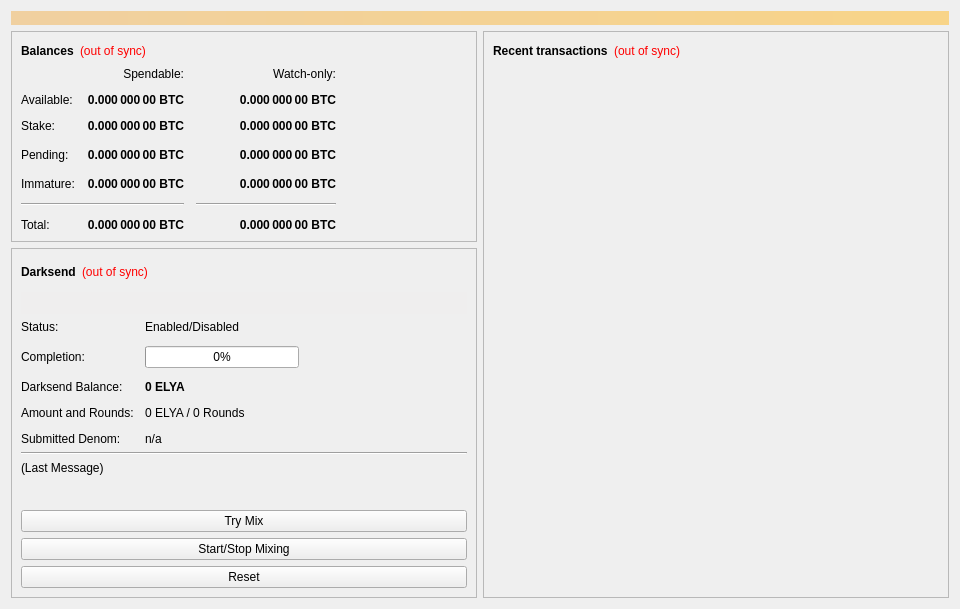
<?xml version="1.0" encoding="UTF-8"?>
<ui version="4.0">
 <class>OverviewPage</class>
 <widget class="QWidget" name="OverviewPage">
  <property name="geometry">
   <rect>
    <x>0</x>
    <y>0</y>
    <width>960</width>
    <height>594</height>
   </rect>
  </property>
  <property name="minimumSize">
   <size>
    <width>960</width>
    <height>0</height>
   </size>
  </property>
  <property name="windowTitle">
   <string>Form</string>
  </property>
  <layout class="QVBoxLayout" name="topLayout">
   <item>
    <widget class="QLabel" name="labelAlerts">
     <property name="visible">
      <bool>false</bool>
     </property>
     <property name="styleSheet">
      <string notr="true">background-color: qlineargradient(x1: 0, y1: 0, x2: 1, y2: 0, stop:0 #F0D0A0, stop:1 #F8D488); color:#000000;</string>
     </property>
     <property name="wordWrap">
      <bool>true</bool>
     </property>
     <property name="margin">
      <number>3</number>
     </property>
    </widget>
   </item>
   <item>
    <layout class="QHBoxLayout" name="horizontalLayout" stretch="1,1">
     <item>
      <layout class="QVBoxLayout" name="verticalLayout_2">
       <item>
        <widget class="QFrame" name="frame">
         <property name="frameShape">
          <enum>QFrame::StyledPanel</enum>
         </property>
         <property name="frameShadow">
          <enum>QFrame::Raised</enum>
         </property>
         <layout class="QVBoxLayout" name="verticalLayout_4">
          <item>
           <layout class="QHBoxLayout" name="horizontalLayout_4">
            <item>
             <widget class="QLabel" name="label_5">
              <property name="font">
               <font>
                <weight>75</weight>
                <bold>true</bold>
               </font>
              </property>
              <property name="text">
               <string>Balances</string>
              </property>
             </widget>
            </item>
            <item>
             <widget class="QLabel" name="labelWalletStatus">
              <property name="cursor">
               <cursorShape>WhatsThisCursor</cursorShape>
              </property>
              <property name="toolTip">
               <string>The displayed information may be out of date. Your wallet automatically synchronizes with the ElyaCoinV2 network after a connection is established, but this process has not completed yet.</string>
              </property>
              <property name="styleSheet">
               <string notr="true">QLabel { color: red; }</string>
              </property>
              <property name="text">
               <string notr="true">(out of sync)</string>
              </property>
              <property name="alignment">
               <set>Qt::AlignLeading|Qt::AlignLeft|Qt::AlignVCenter</set>
              </property>
             </widget>
            </item>
            <item>
             <spacer name="horizontalSpacer_3">
              <property name="orientation">
               <enum>Qt::Horizontal</enum>
              </property>
              <property name="sizeHint" stdset="0">
               <size>
                <width>40</width>
                <height>20</height>
               </size>
              </property>
             </spacer>
            </item>
           </layout>
          </item>
          <item>
           <layout class="QGridLayout" name="gridLayout">
            <property name="spacing">
             <number>12</number>
            </property>
            <item row="3" column="2">
             <widget class="QLabel" name="labelWatchPending">
              <property name="font">
               <font>
                <weight>75</weight>
                <bold>true</bold>
               </font>
              </property>
              <property name="cursor">
               <cursorShape>IBeamCursor</cursorShape>
              </property>
              <property name="toolTip">
               <string>Unconfirmed transactions to watch-only addresses</string>
              </property>
              <property name="text">
               <string notr="true">0.000 000 00 BTC</string>
              </property>
              <property name="alignment">
               <set>Qt::AlignRight|Qt::AlignTrailing|Qt::AlignVCenter</set>
              </property>
              <property name="textInteractionFlags">
               <set>Qt::LinksAccessibleByMouse|Qt::TextSelectableByKeyboard|Qt::TextSelectableByMouse</set>
              </property>
             </widget>
            </item>
            <item row="3" column="1">
             <widget class="QLabel" name="labelUnconfirmed">
              <property name="font">
               <font>
                <weight>75</weight>
                <bold>true</bold>
               </font>
              </property>
              <property name="cursor">
               <cursorShape>IBeamCursor</cursorShape>
              </property>
              <property name="toolTip">
               <string>Total of transactions that have yet to be confirmed, and do not yet count toward the spendable balance</string>
              </property>
              <property name="text">
               <string notr="true">0.000 000 00 BTC</string>
              </property>
              <property name="alignment">
               <set>Qt::AlignRight|Qt::AlignTrailing|Qt::AlignVCenter</set>
              </property>
              <property name="textInteractionFlags">
               <set>Qt::LinksAccessibleByMouse|Qt::TextSelectableByKeyboard|Qt::TextSelectableByMouse</set>
              </property>
             </widget>
            </item>
            <item row="4" column="2">
             <widget class="QLabel" name="labelWatchImmature">
              <property name="font">
               <font>
                <weight>75</weight>
                <bold>true</bold>
               </font>
              </property>
              <property name="cursor">
               <cursorShape>IBeamCursor</cursorShape>
              </property>
              <property name="toolTip">
               <string>Mined balance in watch-only addresses that has not yet matured</string>
              </property>
              <property name="text">
               <string notr="true">0.000 000 00 BTC</string>
              </property>
              <property name="alignment">
               <set>Qt::AlignRight|Qt::AlignTrailing|Qt::AlignVCenter</set>
              </property>
              <property name="textInteractionFlags">
               <set>Qt::LinksAccessibleByMouse|Qt::TextSelectableByKeyboard|Qt::TextSelectableByMouse</set>
              </property>
             </widget>
            </item>
            <item row="5" column="0" colspan="2">
             <widget class="Line" name="lineSpendableBalance">
              <property name="orientation">
               <enum>Qt::Horizontal</enum>
              </property>
             </widget>
            </item>
            <item row="5" column="2">
             <widget class="Line" name="lineWatchBalance">
              <property name="sizePolicy">
               <sizepolicy hsizetype="Preferred" vsizetype="Fixed">
                <horstretch>0</horstretch>
                <verstretch>0</verstretch>
               </sizepolicy>
              </property>
              <property name="minimumSize">
               <size>
                <width>140</width>
                <height>0</height>
               </size>
              </property>
              <property name="orientation">
               <enum>Qt::Horizontal</enum>
              </property>
             </widget>
            </item>
            <item row="6" column="0">
             <widget class="QLabel" name="labelTotalText">
              <property name="text">
               <string>Total:</string>
              </property>
             </widget>
            </item>
            <item row="4" column="1">
             <widget class="QLabel" name="labelImmature">
              <property name="font">
               <font>
                <weight>75</weight>
                <bold>true</bold>
               </font>
              </property>
              <property name="cursor">
               <cursorShape>IBeamCursor</cursorShape>
              </property>
              <property name="toolTip">
               <string>Mined balance that has not yet matured</string>
              </property>
              <property name="text">
               <string notr="true">0.000 000 00 BTC</string>
              </property>
              <property name="alignment">
               <set>Qt::AlignRight|Qt::AlignTrailing|Qt::AlignVCenter</set>
              </property>
              <property name="textInteractionFlags">
               <set>Qt::LinksAccessibleByMouse|Qt::TextSelectableByKeyboard|Qt::TextSelectableByMouse</set>
              </property>
             </widget>
            </item>
            <item row="3" column="3">
             <spacer name="horizontalSpacer_2">
              <property name="orientation">
               <enum>Qt::Horizontal</enum>
              </property>
              <property name="sizeHint" stdset="0">
               <size>
                <width>40</width>
                <height>20</height>
               </size>
              </property>
             </spacer>
            </item>
            <item row="4" column="0">
             <widget class="QLabel" name="labelImmatureText">
              <property name="text">
               <string>Immature:</string>
              </property>
             </widget>
            </item>
            <item row="6" column="1">
             <widget class="QLabel" name="labelTotal">
              <property name="font">
               <font>
                <weight>75</weight>
                <bold>true</bold>
               </font>
              </property>
              <property name="cursor">
               <cursorShape>IBeamCursor</cursorShape>
              </property>
              <property name="toolTip">
               <string>Your current total balance</string>
              </property>
              <property name="text">
               <string notr="true">0.000 000 00 BTC</string>
              </property>
              <property name="alignment">
               <set>Qt::AlignRight|Qt::AlignTrailing|Qt::AlignVCenter</set>
              </property>
              <property name="textInteractionFlags">
               <set>Qt::LinksAccessibleByMouse|Qt::TextSelectableByKeyboard|Qt::TextSelectableByMouse</set>
              </property>
             </widget>
            </item>
            <item row="6" column="2">
             <widget class="QLabel" name="labelWatchTotal">
              <property name="font">
               <font>
                <weight>75</weight>
                <bold>true</bold>
               </font>
              </property>
              <property name="cursor">
               <cursorShape>IBeamCursor</cursorShape>
              </property>
              <property name="toolTip">
               <string>Current total balance in watch-only addresses</string>
              </property>
              <property name="text">
               <string notr="true">0.000 000 00 BTC</string>
              </property>
              <property name="alignment">
               <set>Qt::AlignRight|Qt::AlignTrailing|Qt::AlignVCenter</set>
              </property>
              <property name="textInteractionFlags">
               <set>Qt::LinksAccessibleByMouse|Qt::TextSelectableByKeyboard|Qt::TextSelectableByMouse</set>
              </property>
             </widget>
            </item>
            <item row="0" column="2">
             <widget class="QLabel" name="labelWatchonly">
              <property name="text">
               <string>Watch-only:</string>
              </property>
              <property name="alignment">
               <set>Qt::AlignRight|Qt::AlignTrailing|Qt::AlignVCenter</set>
              </property>
             </widget>
            </item>
            <item row="1" column="0">
             <widget class="QLabel" name="labelBalanceText">
              <property name="text">
               <string>Available:</string>
              </property>
             </widget>
            </item>
            <item row="1" column="1">
             <widget class="QLabel" name="labelBalance">
              <property name="font">
               <font>
                <weight>75</weight>
                <bold>true</bold>
               </font>
              </property>
              <property name="cursor">
               <cursorShape>IBeamCursor</cursorShape>
              </property>
              <property name="toolTip">
               <string>Your current spendable balance</string>
              </property>
              <property name="text">
               <string notr="true">0.000 000 00 BTC</string>
              </property>
              <property name="alignment">
               <set>Qt::AlignRight|Qt::AlignTrailing|Qt::AlignVCenter</set>
              </property>
              <property name="textInteractionFlags">
               <set>Qt::LinksAccessibleByMouse|Qt::TextSelectableByKeyboard|Qt::TextSelectableByMouse</set>
              </property>
             </widget>
            </item>
            <item row="2" column="0">
             <widget class="QLabel" name="label_10">
              <property name="text">
               <string>Stake:</string>
              </property>
             </widget>
            </item>
            <item row="2" column="1">
             <widget class="QLabel" name="labelStake">
              <property name="font">
               <font>
                <weight>75</weight>
                <bold>true</bold>
               </font>
              </property>
              <property name="cursor">
               <cursorShape>IBeamCursor</cursorShape>
              </property>
              <property name="toolTip">
               <string>Total of coins that was staked, and do not yet count toward the current balance</string>
              </property>
              <property name="text">
               <string notr="true">0.000 000 00 BTC</string>
              </property>
              <property name="alignment">
               <set>Qt::AlignRight|Qt::AlignTrailing|Qt::AlignVCenter</set>
              </property>
              <property name="textInteractionFlags">
               <set>Qt::LinksAccessibleByMouse|Qt::TextSelectableByKeyboard|Qt::TextSelectableByMouse</set>
              </property>
             </widget>
            </item>
            <item row="2" column="2">
             <widget class="QLabel" name="labelWatchStake">
              <property name="font">
               <font>
                <weight>75</weight>
                <bold>true</bold>
               </font>
              </property>
              <property name="cursor">
               <cursorShape>IBeamCursor</cursorShape>
              </property>
              <property name="toolTip">
               <string>Total of coins that was staked in watch-only addresses, and do not yet count toward the current watch-only balance</string>
              </property>
              <property name="text">
               <string notr="true">0.000 000 00 BTC</string>
              </property>
              <property name="alignment">
               <set>Qt::AlignRight|Qt::AlignTrailing|Qt::AlignVCenter</set>
              </property>
              <property name="textInteractionFlags">
               <set>Qt::LinksAccessibleByMouse|Qt::TextSelectableByKeyboard|Qt::TextSelectableByMouse</set>
              </property>
             </widget>
            </item>
            <item row="1" column="2">
             <widget class="QLabel" name="labelWatchAvailable">
              <property name="font">
               <font>
                <weight>75</weight>
                <bold>true</bold>
               </font>
              </property>
              <property name="cursor">
               <cursorShape>IBeamCursor</cursorShape>
              </property>
              <property name="toolTip">
               <string>Your current balance in watch-only addresses</string>
              </property>
              <property name="text">
               <string notr="true">0.000 000 00 BTC</string>
              </property>
              <property name="alignment">
               <set>Qt::AlignRight|Qt::AlignTrailing|Qt::AlignVCenter</set>
              </property>
              <property name="textInteractionFlags">
               <set>Qt::LinksAccessibleByMouse|Qt::TextSelectableByKeyboard|Qt::TextSelectableByMouse</set>
              </property>
             </widget>
            </item>
            <item row="3" column="0">
             <widget class="QLabel" name="labelPendingText">
              <property name="text">
               <string>Pending:</string>
              </property>
             </widget>
            </item>
            <item row="0" column="1">
             <widget class="QLabel" name="labelSpendable">
              <property name="text">
               <string>Spendable:</string>
              </property>
              <property name="alignment">
               <set>Qt::AlignRight|Qt::AlignTrailing|Qt::AlignVCenter</set>
              </property>
             </widget>
            </item>
           </layout>
          </item>
         </layout>
        </widget>
       </item>
       <item>
        <widget class="QFrame" name="frameDarksend">
         <property name="sizePolicy">
          <sizepolicy hsizetype="Expanding" vsizetype="Expanding">
           <horstretch>0</horstretch>
           <verstretch>0</verstretch>
          </sizepolicy>
         </property>
         <property name="minimumSize">
          <size>
           <width>0</width>
           <height>350</height>
          </size>
         </property>
         <property name="layoutDirection">
          <enum>Qt::LeftToRight</enum>
         </property>
         <property name="frameShape">
          <enum>QFrame::StyledPanel</enum>
         </property>
         <property name="frameShadow">
          <enum>QFrame::Raised</enum>
         </property>
         <layout class="QVBoxLayout" name="verticalLayout_5">
          <item>
           <layout class="QHBoxLayout" name="horizontalLayout_5">
            <item>
             <widget class="QLabel" name="label_2">
              <property name="font">
               <font>
                <weight>75</weight>
                <bold>true</bold>
               </font>
              </property>
              <property name="text">
               <string>Darksend</string>
              </property>
             </widget>
            </item>
            <item>
             <widget class="QLabel" name="labelDarksendSyncStatus">
              <property name="toolTip">
               <string>The displayed information may be out of date. Your wallet automatically synchronizes with the ElyaCoinV2 network after a connection is established, but this process has not completed yet.</string>
              </property>
              <property name="styleSheet">
               <string notr="true">QLabel { color: red; }</string>
              </property>
              <property name="text">
               <string notr="true">(out of sync)</string>
              </property>
              <property name="alignment">
               <set>Qt::AlignLeading|Qt::AlignLeft|Qt::AlignVCenter</set>
              </property>
             </widget>
            </item>
            <item>
             <spacer name="horizontalSpacer_4">
              <property name="orientation">
               <enum>Qt::Horizontal</enum>
              </property>
              <property name="sizeHint" stdset="0">
               <size>
                <width>40</width>
                <height>20</height>
               </size>
              </property>
             </spacer>
            </item>
           </layout>
          </item>
          <item>
           <widget class="QPushButton" name="runAutoDenom">
            <property name="palette">
             <palette>
              <active>
               <colorrole role="WindowText">
                <brush brushstyle="SolidPattern">
                 <color alpha="255">
                  <red>0</red>
                  <green>0</green>
                  <blue>0</blue>
                 </color>
                </brush>
               </colorrole>
               <colorrole role="Button">
                <brush brushstyle="SolidPattern">
                 <color alpha="255">
                  <red>239</red>
                  <green>238</green>
                  <blue>238</blue>
                 </color>
                </brush>
               </colorrole>
               <colorrole role="Light">
                <brush brushstyle="SolidPattern">
                 <color alpha="255">
                  <red>255</red>
                  <green>255</green>
                  <blue>255</blue>
                 </color>
                </brush>
               </colorrole>
               <colorrole role="Midlight">
                <brush brushstyle="SolidPattern">
                 <color alpha="255">
                  <red>247</red>
                  <green>246</green>
                  <blue>246</blue>
                 </color>
                </brush>
               </colorrole>
               <colorrole role="Dark">
                <brush brushstyle="SolidPattern">
                 <color alpha="255">
                  <red>119</red>
                  <green>119</green>
                  <blue>119</blue>
                 </color>
                </brush>
               </colorrole>
               <colorrole role="Mid">
                <brush brushstyle="SolidPattern">
                 <color alpha="255">
                  <red>159</red>
                  <green>159</green>
                  <blue>159</blue>
                 </color>
                </brush>
               </colorrole>
               <colorrole role="Text">
                <brush brushstyle="SolidPattern">
                 <color alpha="255">
                  <red>0</red>
                  <green>0</green>
                  <blue>0</blue>
                 </color>
                </brush>
               </colorrole>
               <colorrole role="BrightText">
                <brush brushstyle="SolidPattern">
                 <color alpha="255">
                  <red>255</red>
                  <green>255</green>
                  <blue>255</blue>
                 </color>
                </brush>
               </colorrole>
               <colorrole role="ButtonText">
                <brush brushstyle="SolidPattern">
                 <color alpha="255">
                  <red>0</red>
                  <green>0</green>
                  <blue>0</blue>
                 </color>
                </brush>
               </colorrole>
               <colorrole role="Base">
                <brush brushstyle="SolidPattern">
                 <color alpha="255">
                  <red>255</red>
                  <green>255</green>
                  <blue>255</blue>
                 </color>
                </brush>
               </colorrole>
               <colorrole role="Window">
                <brush brushstyle="SolidPattern">
                 <color alpha="255">
                  <red>239</red>
                  <green>238</green>
                  <blue>238</blue>
                 </color>
                </brush>
               </colorrole>
               <colorrole role="Shadow">
                <brush brushstyle="SolidPattern">
                 <color alpha="255">
                  <red>0</red>
                  <green>0</green>
                  <blue>0</blue>
                 </color>
                </brush>
               </colorrole>
               <colorrole role="AlternateBase">
                <brush brushstyle="SolidPattern">
                 <color alpha="255">
                  <red>247</red>
                  <green>246</green>
                  <blue>246</blue>
                 </color>
                </brush>
               </colorrole>
               <colorrole role="ToolTipBase">
                <brush brushstyle="SolidPattern">
                 <color alpha="255">
                  <red>255</red>
                  <green>255</green>
                  <blue>220</blue>
                 </color>
                </brush>
               </colorrole>
               <colorrole role="ToolTipText">
                <brush brushstyle="SolidPattern">
                 <color alpha="255">
                  <red>0</red>
                  <green>0</green>
                  <blue>0</blue>
                 </color>
                </brush>
               </colorrole>
              </active>
              <inactive>
               <colorrole role="WindowText">
                <brush brushstyle="SolidPattern">
                 <color alpha="255">
                  <red>0</red>
                  <green>0</green>
                  <blue>0</blue>
                 </color>
                </brush>
               </colorrole>
               <colorrole role="Button">
                <brush brushstyle="SolidPattern">
                 <color alpha="255">
                  <red>239</red>
                  <green>238</green>
                  <blue>238</blue>
                 </color>
                </brush>
               </colorrole>
               <colorrole role="Light">
                <brush brushstyle="SolidPattern">
                 <color alpha="255">
                  <red>255</red>
                  <green>255</green>
                  <blue>255</blue>
                 </color>
                </brush>
               </colorrole>
               <colorrole role="Midlight">
                <brush brushstyle="SolidPattern">
                 <color alpha="255">
                  <red>247</red>
                  <green>246</green>
                  <blue>246</blue>
                 </color>
                </brush>
               </colorrole>
               <colorrole role="Dark">
                <brush brushstyle="SolidPattern">
                 <color alpha="255">
                  <red>119</red>
                  <green>119</green>
                  <blue>119</blue>
                 </color>
                </brush>
               </colorrole>
               <colorrole role="Mid">
                <brush brushstyle="SolidPattern">
                 <color alpha="255">
                  <red>159</red>
                  <green>159</green>
                  <blue>159</blue>
                 </color>
                </brush>
               </colorrole>
               <colorrole role="Text">
                <brush brushstyle="SolidPattern">
                 <color alpha="255">
                  <red>0</red>
                  <green>0</green>
                  <blue>0</blue>
                 </color>
                </brush>
               </colorrole>
               <colorrole role="BrightText">
                <brush brushstyle="SolidPattern">
                 <color alpha="255">
                  <red>255</red>
                  <green>255</green>
                  <blue>255</blue>
                 </color>
                </brush>
               </colorrole>
               <colorrole role="ButtonText">
                <brush brushstyle="SolidPattern">
                 <color alpha="255">
                  <red>0</red>
                  <green>0</green>
                  <blue>0</blue>
                 </color>
                </brush>
               </colorrole>
               <colorrole role="Base">
                <brush brushstyle="SolidPattern">
                 <color alpha="255">
                  <red>255</red>
                  <green>255</green>
                  <blue>255</blue>
                 </color>
                </brush>
               </colorrole>
               <colorrole role="Window">
                <brush brushstyle="SolidPattern">
                 <color alpha="255">
                  <red>239</red>
                  <green>238</green>
                  <blue>238</blue>
                 </color>
                </brush>
               </colorrole>
               <colorrole role="Shadow">
                <brush brushstyle="SolidPattern">
                 <color alpha="255">
                  <red>0</red>
                  <green>0</green>
                  <blue>0</blue>
                 </color>
                </brush>
               </colorrole>
               <colorrole role="AlternateBase">
                <brush brushstyle="SolidPattern">
                 <color alpha="255">
                  <red>247</red>
                  <green>246</green>
                  <blue>246</blue>
                 </color>
                </brush>
               </colorrole>
               <colorrole role="ToolTipBase">
                <brush brushstyle="SolidPattern">
                 <color alpha="255">
                  <red>255</red>
                  <green>255</green>
                  <blue>220</blue>
                 </color>
                </brush>
               </colorrole>
               <colorrole role="ToolTipText">
                <brush brushstyle="SolidPattern">
                 <color alpha="255">
                  <red>0</red>
                  <green>0</green>
                  <blue>0</blue>
                 </color>
                </brush>
               </colorrole>
              </inactive>
              <disabled>
               <colorrole role="WindowText">
                <brush brushstyle="SolidPattern">
                 <color alpha="255">
                  <red>119</red>
                  <green>119</green>
                  <blue>119</blue>
                 </color>
                </brush>
               </colorrole>
               <colorrole role="Button">
                <brush brushstyle="SolidPattern">
                 <color alpha="255">
                  <red>239</red>
                  <green>238</green>
                  <blue>238</blue>
                 </color>
                </brush>
               </colorrole>
               <colorrole role="Light">
                <brush brushstyle="SolidPattern">
                 <color alpha="255">
                  <red>255</red>
                  <green>255</green>
                  <blue>255</blue>
                 </color>
                </brush>
               </colorrole>
               <colorrole role="Midlight">
                <brush brushstyle="SolidPattern">
                 <color alpha="255">
                  <red>247</red>
                  <green>246</green>
                  <blue>246</blue>
                 </color>
                </brush>
               </colorrole>
               <colorrole role="Dark">
                <brush brushstyle="SolidPattern">
                 <color alpha="255">
                  <red>119</red>
                  <green>119</green>
                  <blue>119</blue>
                 </color>
                </brush>
               </colorrole>
               <colorrole role="Mid">
                <brush brushstyle="SolidPattern">
                 <color alpha="255">
                  <red>159</red>
                  <green>159</green>
                  <blue>159</blue>
                 </color>
                </brush>
               </colorrole>
               <colorrole role="Text">
                <brush brushstyle="SolidPattern">
                 <color alpha="255">
                  <red>119</red>
                  <green>119</green>
                  <blue>119</blue>
                 </color>
                </brush>
               </colorrole>
               <colorrole role="BrightText">
                <brush brushstyle="SolidPattern">
                 <color alpha="255">
                  <red>255</red>
                  <green>255</green>
                  <blue>255</blue>
                 </color>
                </brush>
               </colorrole>
               <colorrole role="ButtonText">
                <brush brushstyle="SolidPattern">
                 <color alpha="255">
                  <red>119</red>
                  <green>119</green>
                  <blue>119</blue>
                 </color>
                </brush>
               </colorrole>
               <colorrole role="Base">
                <brush brushstyle="SolidPattern">
                 <color alpha="255">
                  <red>239</red>
                  <green>238</green>
                  <blue>238</blue>
                 </color>
                </brush>
               </colorrole>
               <colorrole role="Window">
                <brush brushstyle="SolidPattern">
                 <color alpha="255">
                  <red>239</red>
                  <green>238</green>
                  <blue>238</blue>
                 </color>
                </brush>
               </colorrole>
               <colorrole role="Shadow">
                <brush brushstyle="SolidPattern">
                 <color alpha="255">
                  <red>0</red>
                  <green>0</green>
                  <blue>0</blue>
                 </color>
                </brush>
               </colorrole>
               <colorrole role="AlternateBase">
                <brush brushstyle="SolidPattern">
                 <color alpha="255">
                  <red>239</red>
                  <green>238</green>
                  <blue>238</blue>
                 </color>
                </brush>
               </colorrole>
               <colorrole role="ToolTipBase">
                <brush brushstyle="SolidPattern">
                 <color alpha="255">
                  <red>255</red>
                  <green>255</green>
                  <blue>220</blue>
                 </color>
                </brush>
               </colorrole>
               <colorrole role="ToolTipText">
                <brush brushstyle="SolidPattern">
                 <color alpha="255">
                  <red>0</red>
                  <green>0</green>
                  <blue>0</blue>
                 </color>
                </brush>
               </colorrole>
              </disabled>
             </palette>
            </property>
            <property name="focusPolicy">
             <enum>Qt::NoFocus</enum>
            </property>
            <property name="autoFillBackground">
             <bool>true</bool>
            </property>
            <property name="text">
             <string/>
            </property>
            <property name="flat">
             <bool>true</bool>
            </property>
           </widget>
          </item>
          <item>
           <layout class="QFormLayout" name="formLayout">
            <property name="fieldGrowthPolicy">
             <enum>QFormLayout::AllNonFixedFieldsGrow</enum>
            </property>
            <property name="horizontalSpacing">
             <number>11</number>
            </property>
            <property name="verticalSpacing">
             <number>12</number>
            </property>
            <item row="0" column="0">
             <widget class="QLabel" name="label_6">
              <property name="text">
               <string>Status:</string>
              </property>
             </widget>
            </item>
            <item row="1" column="0">
             <widget class="QLabel" name="label_7">
              <property name="text">
               <string>Completion:</string>
              </property>
             </widget>
            </item>
            <item row="1" column="1">
             <widget class="QProgressBar" name="darksendProgress">
              <property name="maximumSize">
               <size>
                <width>154</width>
                <height>16777215</height>
               </size>
              </property>
              <property name="value">
               <number>0</number>
              </property>
             </widget>
            </item>
            <item row="3" column="0">
             <widget class="QLabel" name="labelAnonymizedText">
              <property name="text">
               <string>Darksend Balance:</string>
              </property>
             </widget>
            </item>
            <item row="3" column="1">
             <widget class="QLabel" name="labelAnonymized">
              <property name="font">
               <font>
                <weight>75</weight>
                <bold>true</bold>
               </font>
              </property>
              <property name="text">
               <string notr="true">0 ELYA</string>
              </property>
             </widget>
            </item>
            <item row="4" column="0">
             <widget class="QLabel" name="label_8">
              <property name="text">
               <string>Amount and Rounds:</string>
              </property>
             </widget>
            </item>
            <item row="4" column="1">
             <widget class="QLabel" name="labelAmountRounds">
              <property name="text">
               <string>0 ELYA / 0 Rounds</string>
              </property>
             </widget>
            </item>
            <item row="5" column="0">
             <widget class="QLabel" name="label_9">
              <property name="text">
               <string>Submitted Denom:</string>
              </property>
             </widget>
            </item>
            <item row="5" column="1">
             <widget class="QLabel" name="labelSubmittedDenom">
              <property name="toolTip">
               <string>The denominations you submitted to the Masternode.&lt;br&gt;To mix, other users must submit the exact same denominations.</string>
              </property>
              <property name="text">
               <string>n/a</string>
              </property>
             </widget>
            </item>
            <item row="0" column="1">
             <widget class="QLabel" name="darksendEnabled">
              <property name="text">
               <string>Enabled/Disabled</string>
              </property>
             </widget>
            </item>
           </layout>
          </item>
          <item>
           <widget class="Line" name="lineLastMessage">
            <property name="orientation">
             <enum>Qt::Horizontal</enum>
            </property>
           </widget>
          </item>
          <item>
           <widget class="QLabel" name="darksendStatus">
            <property name="minimumSize">
             <size>
              <width>288</width>
              <height>43</height>
             </size>
            </property>
            <property name="text">
             <string>(Last Message)</string>
            </property>
            <property name="alignment">
             <set>Qt::AlignLeading|Qt::AlignLeft|Qt::AlignTop</set>
            </property>
            <property name="wordWrap">
             <bool>true</bool>
            </property>
           </widget>
          </item>
          <item>
           <widget class="QPushButton" name="darksendAuto">
            <property name="sizePolicy">
             <sizepolicy hsizetype="MinimumExpanding" vsizetype="Fixed">
              <horstretch>0</horstretch>
              <verstretch>0</verstretch>
             </sizepolicy>
            </property>
            <property name="toolTip">
             <string>Try to manually submit a Darksend request.</string>
            </property>
            <property name="text">
             <string>Try Mix</string>
            </property>
           </widget>
          </item>
          <item>
           <widget class="QPushButton" name="toggleDarksend">
            <property name="sizePolicy">
             <sizepolicy hsizetype="MinimumExpanding" vsizetype="Fixed">
              <horstretch>0</horstretch>
              <verstretch>0</verstretch>
             </sizepolicy>
            </property>
            <property name="text">
             <string>Start/Stop Mixing</string>
            </property>
           </widget>
          </item>
          <item>
           <widget class="QPushButton" name="darksendReset">
            <property name="sizePolicy">
             <sizepolicy hsizetype="MinimumExpanding" vsizetype="Fixed">
              <horstretch>0</horstretch>
              <verstretch>0</verstretch>
             </sizepolicy>
            </property>
            <property name="toolTip">
             <string>Reset the current status of Darksend (can interrupt Darksend if it's in the process of Mixing, which can cost you money!)</string>
            </property>
            <property name="autoFillBackground">
             <bool>false</bool>
            </property>
            <property name="text">
             <string>Reset</string>
            </property>
           </widget>
          </item>
         </layout>
        </widget>
       </item>
       <item>
        <spacer name="verticalSpacer">
         <property name="orientation">
          <enum>Qt::Vertical</enum>
         </property>
         <property name="sizeHint" stdset="0">
          <size>
           <width>20</width>
           <height>40</height>
          </size>
         </property>
        </spacer>
       </item>
      </layout>
     </item>
     <item>
      <layout class="QVBoxLayout" name="verticalLayout_3">
       <item>
        <widget class="QFrame" name="frame_2">
         <property name="frameShape">
          <enum>QFrame::StyledPanel</enum>
         </property>
         <property name="frameShadow">
          <enum>QFrame::Raised</enum>
         </property>
         <layout class="QVBoxLayout" name="verticalLayout">
          <item>
           <layout class="QHBoxLayout" name="horizontalLayout_2">
            <item>
             <widget class="QLabel" name="label_4">
              <property name="font">
               <font>
                <weight>75</weight>
                <bold>true</bold>
               </font>
              </property>
              <property name="text">
               <string>Recent transactions</string>
              </property>
             </widget>
            </item>
            <item>
             <widget class="QLabel" name="labelTransactionsStatus">
              <property name="cursor">
               <cursorShape>WhatsThisCursor</cursorShape>
              </property>
              <property name="toolTip">
               <string>The displayed information may be out of date. Your wallet automatically synchronizes with the ElyaCoinV2 network after a connection is established, but this process has not completed yet.</string>
              </property>
              <property name="styleSheet">
               <string notr="true">QLabel { color: red; }</string>
              </property>
              <property name="text">
               <string notr="true">(out of sync)</string>
              </property>
              <property name="alignment">
               <set>Qt::AlignRight|Qt::AlignTrailing|Qt::AlignVCenter</set>
              </property>
             </widget>
            </item>
            <item>
             <spacer name="horizontalSpacer">
              <property name="orientation">
               <enum>Qt::Horizontal</enum>
              </property>
              <property name="sizeHint" stdset="0">
               <size>
                <width>40</width>
                <height>20</height>
               </size>
              </property>
             </spacer>
            </item>
           </layout>
          </item>
          <item>
           <widget class="QListView" name="listTransactions">
            <property name="styleSheet">
             <string notr="true">QListView { background: transparent; }</string>
            </property>
            <property name="frameShape">
             <enum>QFrame::NoFrame</enum>
            </property>
            <property name="verticalScrollBarPolicy">
             <enum>Qt::ScrollBarAlwaysOff</enum>
            </property>
            <property name="horizontalScrollBarPolicy">
             <enum>Qt::ScrollBarAlwaysOff</enum>
            </property>
            <property name="selectionMode">
             <enum>QAbstractItemView::NoSelection</enum>
            </property>
           </widget>
          </item>
         </layout>
        </widget>
       </item>
      </layout>
     </item>
    </layout>
   </item>
  </layout>
 </widget>
 <resources/>
 <connections/>
</ui>
